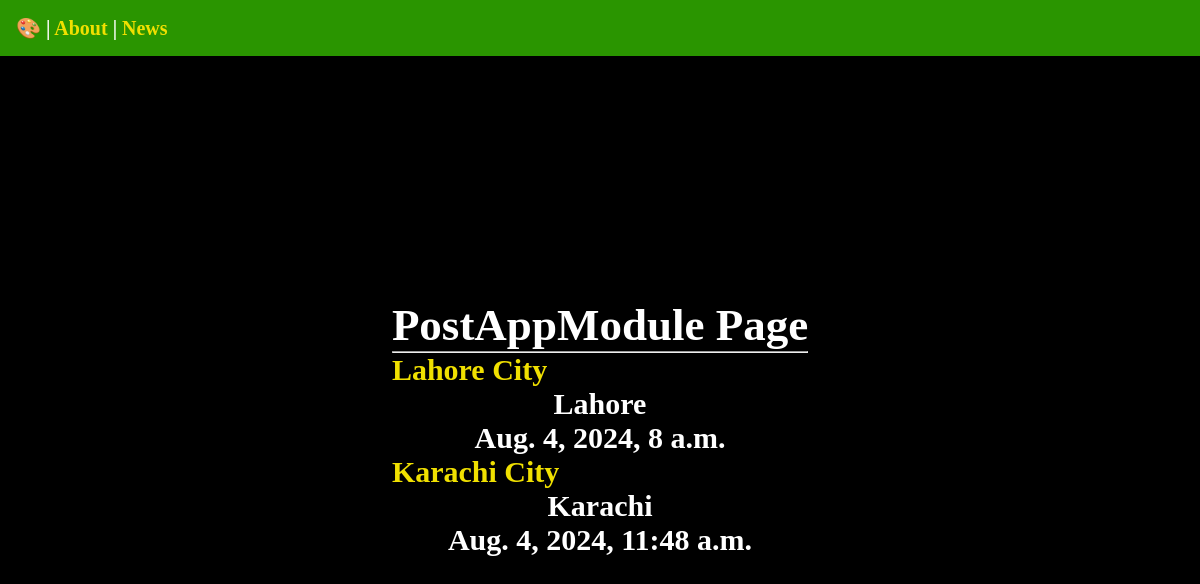
The app's page /postsApp/, older data.
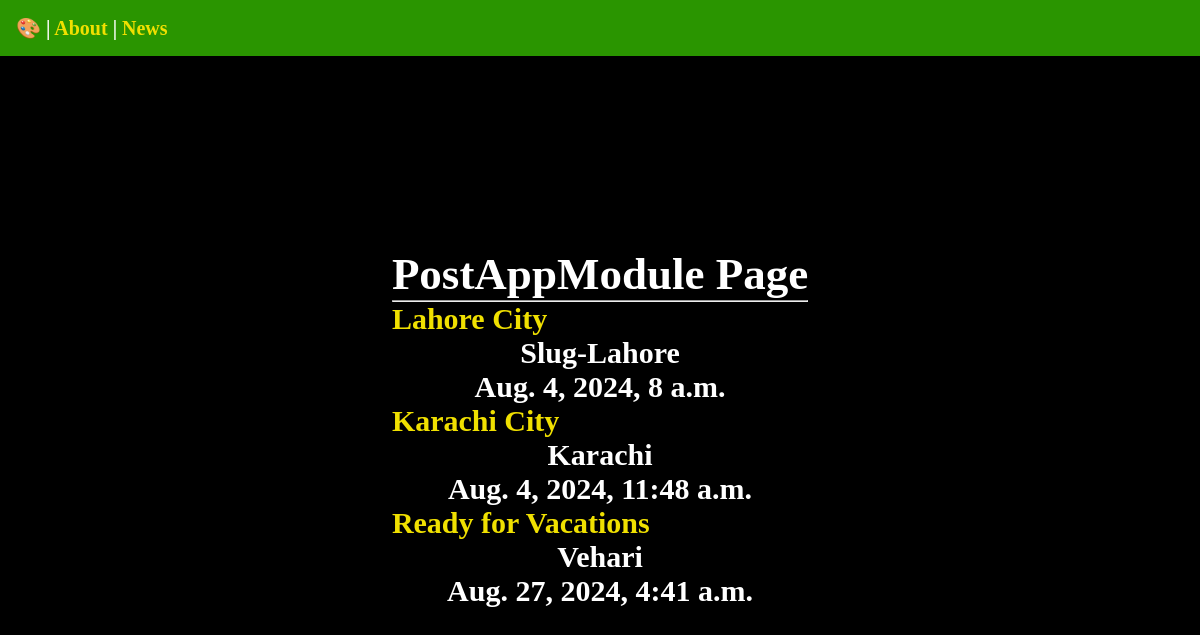
The same page, newer data.
### postsApp/models.py (models this page shows, shortened)
class Post(models.Model):
    title = models.CharField(max_length=75)
    body = models.TextField()
    city = models.CharField(max_length=75)
    slug = models.SlugField()  # Set a default value for slug
    date = models.DateTimeField(auto_now_add=True)
    banner=models.ImageField(default='fallback.png',blank=True)

### postsApp/views.py (the view)
# urls.py: path('', views.AppModuleHome, name="postsApp"),
def AppModuleHome(request):
    posts = Post.objects.all().order_by("date") # we can arrange posts according to date ("date"=> asscending, and  "-date" => descending)
    return render(request, "posts/postModulefileList.html", {'posts': posts})

### postsApp/Templates/posts/postModulefileList.html (shortened to what this page needs)
{% extends "Layout.html" %}
{% block content %}
<section>
  <h1>PostAppModule Page </h1>
  <hr/>
  {% for post in posts %}
  <article>
    <strong>
      <a href="{% url 'page' slug=post.slug %}">
        {{ post.title }}
      </a>
    </strong>
    <p>{{ post.city }}</p>
    <p>{{ post.date }}</p>
  </article>
{% endfor %}
</section>
{% endblock %}

Row changes from the older to the newer data that the page shows:
changed Post "Lahore City": city "Lahore" → "Slug-Lahore"
added Post: title "Ready for Vacations", city "Vehari", date "Aug. 27, 2024, 4:41 a.m."
